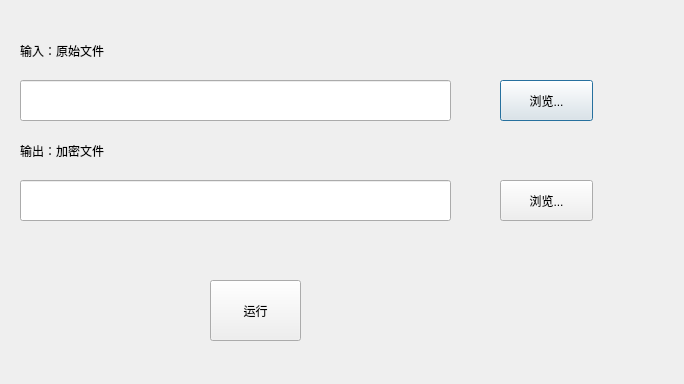
<?xml version="1.0" encoding="UTF-8"?>
<ui version="4.0">
 <class>Dialog</class>
 <widget class="QDialog" name="Dialog">
  <property name="geometry">
   <rect>
    <x>0</x>
    <y>0</y>
    <width>684</width>
    <height>384</height>
   </rect>
  </property>
  <property name="windowTitle">
   <string>Dialog</string>
  </property>
  <widget class="QLineEdit" name="lineEdit">
   <property name="geometry">
    <rect>
     <x>20</x>
     <y>80</y>
     <width>431</width>
     <height>41</height>
    </rect>
   </property>
  </widget>
  <widget class="QPushButton" name="pushButton">
   <property name="geometry">
    <rect>
     <x>500</x>
     <y>80</y>
     <width>93</width>
     <height>41</height>
    </rect>
   </property>
   <property name="text">
    <string>浏览...</string>
   </property>
  </widget>
  <widget class="QLabel" name="label">
   <property name="geometry">
    <rect>
     <x>20</x>
     <y>40</y>
     <width>121</width>
     <height>21</height>
    </rect>
   </property>
   <property name="text">
    <string>输入：原始文件</string>
   </property>
  </widget>
  <widget class="QLabel" name="label_2">
   <property name="geometry">
    <rect>
     <x>20</x>
     <y>140</y>
     <width>121</width>
     <height>21</height>
    </rect>
   </property>
   <property name="text">
    <string>输出：加密文件</string>
   </property>
  </widget>
  <widget class="QPushButton" name="pushButton_2">
   <property name="geometry">
    <rect>
     <x>500</x>
     <y>180</y>
     <width>93</width>
     <height>41</height>
    </rect>
   </property>
   <property name="text">
    <string>浏览...</string>
   </property>
  </widget>
  <widget class="QLineEdit" name="lineEdit_2">
   <property name="geometry">
    <rect>
     <x>20</x>
     <y>180</y>
     <width>431</width>
     <height>41</height>
    </rect>
   </property>
   <property name="text">
    <string/>
   </property>
  </widget>
  <widget class="QPushButton" name="pushButton_3">
   <property name="geometry">
    <rect>
     <x>210</x>
     <y>280</y>
     <width>91</width>
     <height>61</height>
    </rect>
   </property>
   <property name="text">
    <string>运行</string>
   </property>
  </widget>
 </widget>
 <layoutdefault spacing="6" margin="11"/>
 <resources/>
 <connections/>
</ui>
